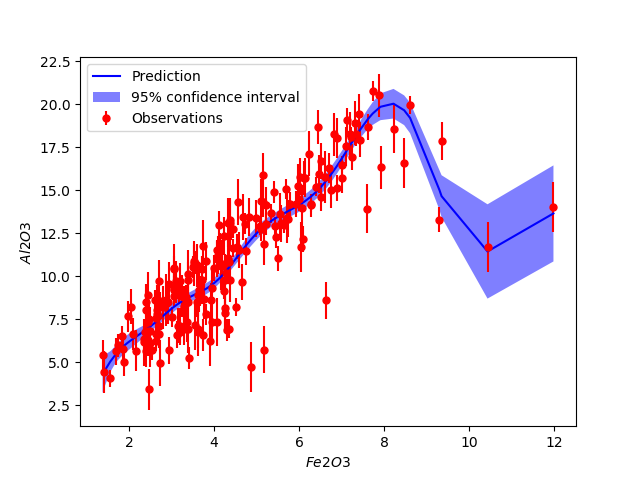

This figure's Python source:
import pandas as pd
import numpy as np
from sklearn.gaussian_process import GaussianProcessRegressor
from sklearn.gaussian_process.kernels import RBF
import matplotlib.pyplot as plt

data = pd.read_excel('HW03.xlsx', sheet_name='Data')
sdata = data.sort_values(by='Fe2O3')
x = np.array(sdata['Fe2O3'])
y = np.array(sdata['Al2O3'])
kernel = 1.27*RBF(length_scale=1, length_scale_bounds=(2e-1,1))
X = np.atleast_2d(x).T
np.random.seed(1)
dy = 0.5 + 1.0*np.random.random(y.shape)
noise = np.random.normal(0,dy)
y += noise
gp = GaussianProcessRegressor(kernel=kernel, alpha=dy**2, n_restarts_optimizer=10)
gp.fit(X,y)
y_pred, sigma = gp.predict(X, return_std=True)
fig, ax = plt.subplots()
plt.errorbar(X.ravel(), y, dy, fmt='r.', markersize=10, label='Observations')
plt.plot(x, y_pred, 'b-', label='Prediction')
plt.fill(np.concatenate([x, x[::-1]]),
         np.concatenate([y_pred - 1.9600 * sigma, (y_pred + 1.9600 * sigma)[::-1]]),
         alpha=0.5, fc='b', ec='None', label='95% confidence interval')
plt.xlabel('$Fe2O3$')
plt.ylabel('$Al2O3$')
plt.legend(loc='upper left')
plt.show()
